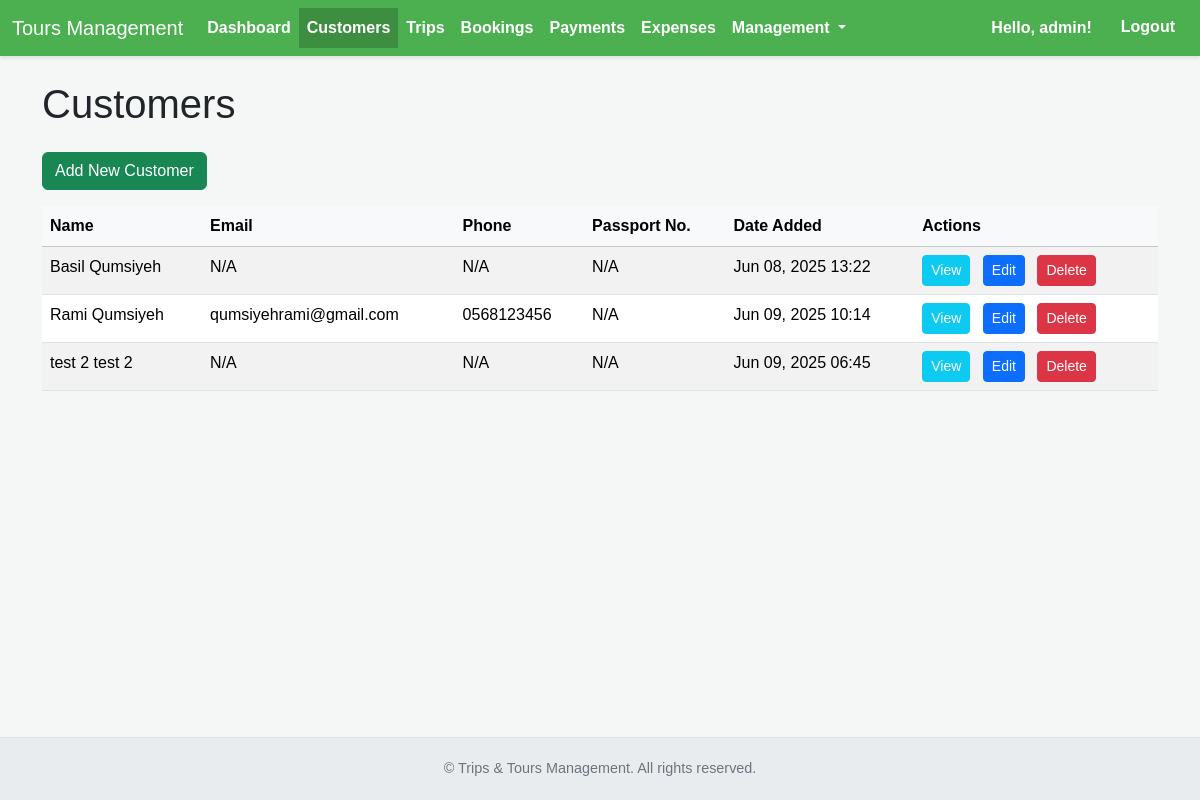
The page /customers/ (signed in) on the database its author committed.
### customers/models.py (models this page shows, shortened)
class Customer(models.Model):
    first_name = models.CharField(max_length=100)
    last_name = models.CharField(max_length=100)
    email = models.EmailField(blank=True, null=True, unique=True,
                              help_text="Primary email address for communication. Keep unique if possible.")
    phone_number = models.CharField(max_length=20, blank=True, null=True)
    passport_number = models.CharField(max_length=50, blank=True, null=True, unique=True,
                                       help_text="Customer's passport number.")
    passport_issue_date = models.DateField(blank=True, null=True,
                                          help_text="Date passport was issued.")
    passport_expiry_date = models.DateField(blank=True, null=True,
                                           help_text="Date passport expires.")
    date_of_birth = models.DateField(blank=True, null=True)
    dietary_restrictions = models.TextField(blank=True, help_text="Any specific dietary needs or allergies.")
    emergency_contact_name = models.CharField(max_length=200, blank=True, null=True)
    emergency_contact_relationship = models.CharField(max_length=100, blank=True, null=True)
    emergency_contact_phone = models.CharField(max_length=20, blank=True, null=True)
    emergency_contact_email = models.EmailField(blank=True, null=True)
    date_added = models.DateTimeField(auto_now_add=True)
    last_updated = models.DateTimeField(auto_now=True)
    class Meta:
        ordering = ['last_name', 'first_name']
        verbose_name = "Customer"
        verbose_name_plural = "Customers" # Corrected typo
    @property
    def full_name(self):
        return f"{self.first_name} {self.last_name}"

### customers/views.py (the view)
# urls.py: path('', views.customer_list, name='customer_list'),
@login_required
def customer_list(request):
    customers = Customer.objects.all()
    context = {
        'customers': customers
    }
    return render(request, 'customers/customer_list.html', context)

### customers/templates/customers/customer_list.html (shortened to what this page needs)
{% extends "base.html" %}
{% load app_filters %}
{% block content %}
    <h1 class="mb-4">Customers</h1>
    <a href="{% url 'customer_create' %}" class="btn btn-success mb-3">Add New Customer</a>
    {% if customers %}
        <div class="table-responsive">
            <table class="table table-striped table-hover">
                <thead class="table-light">
                    <tr>
                        <th scope="col">Name</th>
                        <th scope="col">Email</th>
                        <th scope="col">Phone</th>
                        <th scope="col">Passport No.</th>
                        <th scope="col">Date Added</th>
                        <th scope="col">Actions</th>
                    </tr>
                </thead>
                <tbody>
                    {% for customer in customers %}
                        <tr>
                            <td>{{ customer.full_name }}</td>
                            <td>{{ customer.email|default:"N/A" }}</td>
                            <td>{{ customer.phone_number|default:"N/A" }}</td>
                            <td>{{ customer.passport_number|default:"N/A" }}</td>
                            <td>{{ customer.date_added|date:"M d, Y H:i" }}</td>
                            <td class="action-links">
                                <a href="{% url 'customer_detail' customer.pk %}" class="btn btn-sm btn-info text-white">View</a>
                                <a href="{% url 'customer_update' customer.pk %}" class="btn btn-sm btn-primary">Edit</a>
                                <a href="{% url 'customer_delete' customer.pk %}" class="btn btn-sm btn-danger delete-link">Delete</a>
                            </td>
                        </tr>
                    {% endfor %}
                </tbody>
            </table>
        </div>
    {% else %}
        <p class="alert alert-info">No customers found. Click "Add New Customer" to get started!</p>
    {% endif %}
{% endblock content %}

### templates/base.html (shortened to what this page needs)
{% load static %}
<!DOCTYPE html>
<html lang="en">
<head>
    <link href="https://cdn.jsdelivr.net/npm/bootstrap@5.3.3/dist/css/bootstrap.min.css" rel="stylesheet">
</head>
<body>
    <nav class="navbar navbar-expand-lg">
        <div class="container-fluid">
            <a class="navbar-brand text-white" href="{% url 'dashboard' %}">Tours Management</a>
            <div class="collapse navbar-collapse" id="navbarNav">
                <ul class="navbar-nav me-auto mb-2 mb-lg-0">
                    <li class="nav-item">
                        <a class="nav-link {% if request.resolver_match.url_name == 'dashboard' %}active{% endif %}" href="{% url 'dashboard' %}">Dashboard</a>
                    </li>
                    <li class="nav-item">
                        <a class="nav-link {% if 'customer' in request.path %}active{% endif %}" href="{% url 'customer_list' %}">Customers</a>
                    </li>
                    <li class="nav-item">
                        <a class="nav-link {% if 'trip' in request.path and not 'booking' in request.path %}active{% endif %}" href="{% url 'trip_list' %}">Trips</a>
                    </li>
                    <li class="nav-item">
                        <a class="nav-link {% if 'booking' in request.path %}active{% endif %}" href="{% url 'booking_list' %}">Bookings</a>
                    </li>
                    <li class="nav-item">
                        <a class="nav-link {% if 'payment' in request.path %}active{% endif %}" href="{% url 'payment_list' %}">Payments</a>
                    </li>
                    <li class="nav-item">
                        <a class="nav-link {% if 'expense' in request.path and 'types' not in request.path %}active{% endif %}" href="{% url 'expense_list' %}">Expenses</a>
                    </li>
                    <li class="nav-item dropdown">
                        <a class="nav-link dropdown-toggle {% if 'types' in request.path %}active{% endif %}" href="#" id="navbarDropdownManagement" role="button" data-bs-toggle="dropdown" aria-expanded="false">
                            Management
                        </a>
                    </li>
                </ul>
                <div class="d-flex">
                    {% if user.is_authenticated %}
                        <span class="navbar-text me-3">Hello, {{ user.username }}!</span>
                        <form action="{% url 'logout' %}" method="post" class="d-inline">
                            <button type="submit" class="btn btn-link text-white">Logout</button>
                        </form>
                    {% else %}
                        <a class="nav-link text-white" href="{% url 'login' %}">Login</a>
                    {% endif %}
                </div>
            </div>
        </div>
    </nav>
    <div class="container flex-grow-1 my-4">
        {% block content %}{% endblock content %}
    </div>
    <footer>
        © {{ "now"|date:"Y" }} Trips & Tours Management. All rights reserved.
    </footer>
</body>
</html>

### templates/base.html (style rules this page uses)
body { font-family: Arial, sans-serif; background-color: #f4f7f6; display: flex; flex-direction: column; min-height: 100vh; }
.navbar { background-color: #4CAF50; box-shadow: 0 2px 4px rgba(0,0,0,0.1); }
.navbar .nav-link { color: white !important; font-weight: bold; transition: background-color 0.3s ease; }
.navbar .nav-link.active { background-color: #3e8e41; }
.navbar .navbar-text { color: white; font-weight: bold; }
.navbar .btn-link { color: white; font-weight: bold; text-decoration: none; transition: background-color 0.3s ease; }
.action-links a { margin-right: 8px; text-decoration: none; }
.action-links a.btn-danger { color: white; }
footer { margin-top: auto; padding: 1.25rem; text-align: center; color: #6c757d; font-size: 0.9em; background-color: #e9ecef; border-top: 1px solid #dee2e6; }

### rows shown on the page
Customer: full_name "Basil Qumsiyeh", email "N/A", phone_number "N/A", passport_number "N/A", date_added "Jun 08, 2025 13:22"
Customer: full_name "Rami Qumsiyeh", email "qumsiyehrami@gmail.com", phone_number "0568123456", passport_number "N/A", date_added "Jun 09, 2025 10:14"
Customer: full_name "test 2 test 2", email "N/A", phone_number "N/A", passport_number "N/A", date_added "Jun 09, 2025 06:45"

### other values the page prints
{{ user.username }} "admin"
